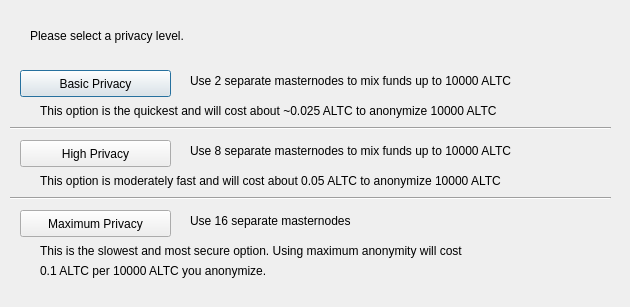
<?xml version="1.0" encoding="UTF-8"?>
<ui version="4.0">
 <class>ObfuscationConfig</class>
 <widget class="QDialog" name="ObfuscationConfig">
  <property name="geometry">
   <rect>
    <x>0</x>
    <y>0</y>
    <width>630</width>
    <height>307</height>
   </rect>
  </property>
  <property name="windowTitle">
   <string>Configure Obfuscation</string>
  </property>
  <widget class="QPushButton" name="buttonBasic">
   <property name="geometry">
    <rect>
     <x>20</x>
     <y>70</y>
     <width>151</width>
     <height>27</height>
    </rect>
   </property>
   <property name="text">
    <string>Basic Privacy</string>
   </property>
  </widget>
  <widget class="QPushButton" name="buttonHigh">
   <property name="geometry">
    <rect>
     <x>20</x>
     <y>140</y>
     <width>151</width>
     <height>27</height>
    </rect>
   </property>
   <property name="text">
    <string>High Privacy</string>
   </property>
  </widget>
  <widget class="QPushButton" name="buttonMax">
   <property name="geometry">
    <rect>
     <x>20</x>
     <y>210</y>
     <width>151</width>
     <height>27</height>
    </rect>
   </property>
   <property name="text">
    <string>Maximum Privacy</string>
   </property>
  </widget>
  <widget class="QLabel" name="label">
   <property name="geometry">
    <rect>
     <x>30</x>
     <y>20</y>
     <width>571</width>
     <height>31</height>
    </rect>
   </property>
   <property name="text">
    <string>Please select a privacy level.</string>
   </property>
  </widget>
  <widget class="QLabel" name="label_2">
   <property name="geometry">
    <rect>
     <x>190</x>
     <y>70</y>
     <width>421</width>
     <height>21</height>
    </rect>
   </property>
   <property name="text">
    <string>Use 2 separate masternodes to mix funds up to 10000 ALTC</string>
   </property>
  </widget>
  <widget class="QLabel" name="label_3">
   <property name="geometry">
    <rect>
     <x>190</x>
     <y>140</y>
     <width>411</width>
     <height>21</height>
    </rect>
   </property>
   <property name="text">
    <string>Use 8 separate masternodes to mix funds up to 10000 ALTC</string>
   </property>
  </widget>
  <widget class="QLabel" name="label_4">
   <property name="geometry">
    <rect>
     <x>190</x>
     <y>210</y>
     <width>421</width>
     <height>21</height>
    </rect>
   </property>
   <property name="text">
    <string>Use 16 separate masternodes</string>
   </property>
  </widget>
  <widget class="QLabel" name="label_6">
   <property name="geometry">
    <rect>
     <x>40</x>
     <y>100</y>
     <width>561</width>
     <height>21</height>
    </rect>
   </property>
   <property name="text">
    <string>This option is the quickest and will cost about ~0.025 ALTC to anonymize 10000 ALTC</string>
   </property>
  </widget>
  <widget class="QLabel" name="label_7">
   <property name="geometry">
    <rect>
     <x>40</x>
     <y>170</y>
     <width>561</width>
     <height>21</height>
    </rect>
   </property>
   <property name="text">
    <string>This option is moderately fast and will cost about 0.05 ALTC to anonymize 10000 ALTC</string>
   </property>
  </widget>
  <widget class="QLabel" name="label_8">
   <property name="geometry">
    <rect>
     <x>40</x>
     <y>240</y>
     <width>561</width>
     <height>21</height>
    </rect>
   </property>
   <property name="text">
    <string>This is the slowest and most secure option. Using maximum anonymity will cost</string>
   </property>
  </widget>
  <widget class="QLabel" name="label_9">
   <property name="geometry">
    <rect>
     <x>40</x>
     <y>260</y>
     <width>561</width>
     <height>21</height>
    </rect>
   </property>
   <property name="text">
    <string>0.1 ALTC per 10000 ALTC you anonymize.</string>
   </property>
  </widget>
  <widget class="Line" name="line">
   <property name="geometry">
    <rect>
     <x>10</x>
     <y>120</y>
     <width>601</width>
     <height>16</height>
    </rect>
   </property>
   <property name="orientation">
    <enum>Qt::Horizontal</enum>
   </property>
  </widget>
  <widget class="Line" name="line_2">
   <property name="geometry">
    <rect>
     <x>10</x>
     <y>190</y>
     <width>601</width>
     <height>16</height>
    </rect>
   </property>
   <property name="orientation">
    <enum>Qt::Horizontal</enum>
   </property>
  </widget>
 </widget>
 <resources/>
 <connections/>
</ui>
